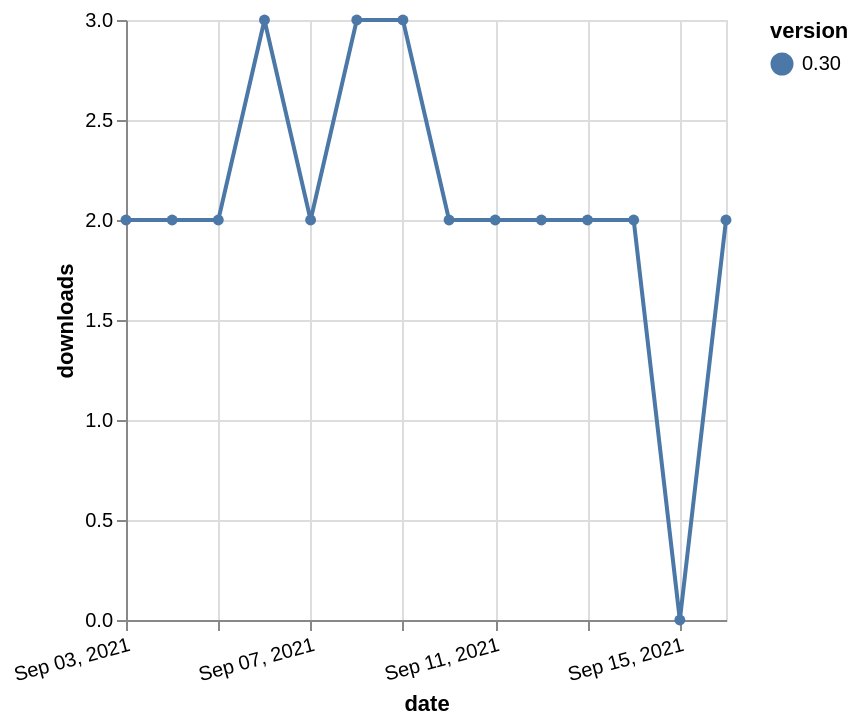

Write a Vega-Lite specification for this figure.
### Vega-Lite specification from a JSON file in a GitHub repository (floating-point values rounded to 4 significant figures)
{"$schema": "https://vega.github.io/schema/vega-lite/v5.json", "description": "A simple bar chart with embedded data.", "data": {"values": [{"date": "2021-09-03", "total": 3363, "delta": 2, "version": "0.30"}, {"date": "2021-09-04", "total": 3365, "delta": 2, "version": "0.30"}, {"date": "2021-09-05", "total": 3367, "delta": 2, "version": "0.30"}, {"date": "2021-09-06", "total": 3370, "delta": 3, "version": "0.30"}, {"date": "2021-09-07", "total": 3372, "delta": 2, "version": "0.30"}, {"date": "2021-09-08", "total": 3375, "delta": 3, "version": "0.30"}, {"date": "2021-09-09", "total": 3378, "delta": 3, "version": "0.30"}, {"date": "2021-09-10", "total": 3380, "delta": 2, "version": "0.30"}, {"date": "2021-09-11", "total": 3382, "delta": 2, "version": "0.30"}, {"date": "2021-09-12", "total": 3384, "delta": 2, "version": "0.30"}, {"date": "2021-09-13", "total": 3386, "delta": 2, "version": "0.30"}, {"date": "2021-09-14", "total": 3388, "delta": 2, "version": "0.30"}, {"date": "2021-09-15", "total": 3388, "delta": 0, "version": "0.30"}, {"date": "2021-09-16", "total": 3390, "delta": 2, "version": "0.30"}]}, "width": "container", "mark": {"type": "line", "point": {"filled": true}}, "encoding": {"x": {"field": "date", "type": "temporal", "timeUnit": "yearmonthdate", "title": "date", "axis": {"labelAngle": -15}}, "y": {"field": "delta", "type": "quantitative", "title": "downloads"}, "color": {"field": "version", "type": "nominal"}, "tooltip": {"field": "delta"}}}
